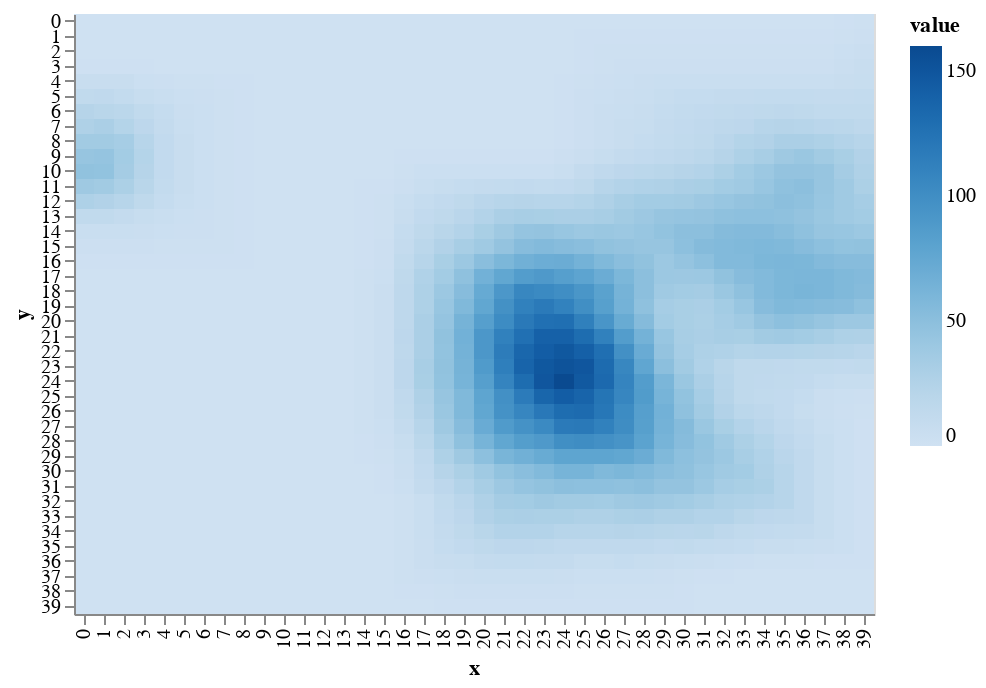

The notebook cell saved with this chart:
### Code cell
draw.drawRainFall(world.grid_rainfall)

### Figure 1 — Vega-Lite specification as saved in the notebook (floating-point values rounded to 4 significant figures; data arrays with more than 128 entries replaced by an {"elided": "..."} marker saying what was removed)
{"$schema": "https://vega.github.io/schema/vega-lite/v2.6.0.json", "config": {"view": {"height": 300, "width": 400}}, "data": {"name": "data-1b9ae472ce10c0943b3499b1146d10a6"}, "datasets": {"data-1b9ae472ce10c0943b3499b1146d10a6": {"elided": "1600 records"}}, "encoding": {"color": {"field": "value", "scale": {"scheme": "blues"}, "type": "quantitative"}, "x": {"field": "x", "type": "ordinal"}, "y": {"field": "y", "type": "ordinal"}}, "mark": "rect"}
